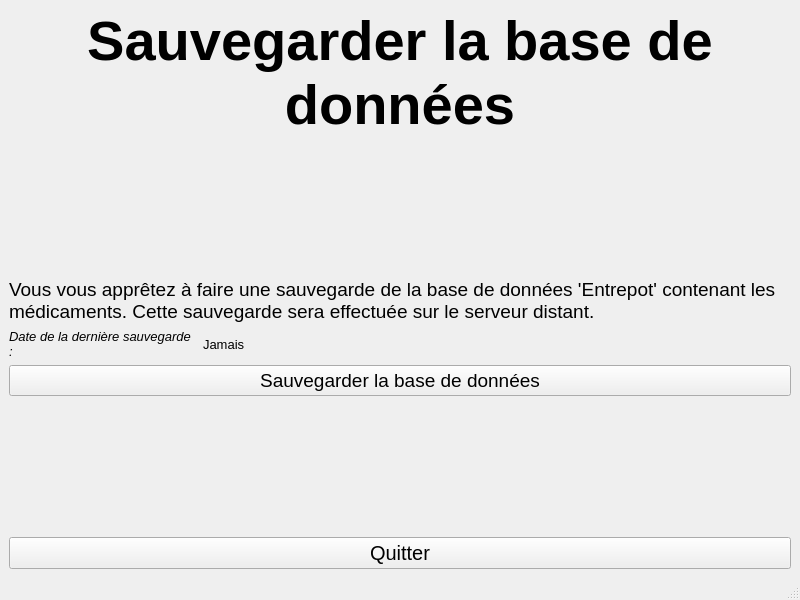
<?xml version="1.0" encoding="UTF-8"?>
<ui version="4.0">
 <class>BDDSauvegarder</class>
 <widget class="QMainWindow" name="BDDSauvegarder">
  <property name="geometry">
   <rect>
    <x>0</x>
    <y>0</y>
    <width>800</width>
    <height>600</height>
   </rect>
  </property>
  <property name="windowTitle">
   <string>PharmacieManager - Base de donneés</string>
  </property>
  <widget class="QWidget" name="centralwidget">
   <layout class="QVBoxLayout" name="verticalLayout">
    <item>
     <widget class="QLabel" name="Menu">
      <property name="font">
       <font>
        <pointsize>42</pointsize>
        <bold>true</bold>
       </font>
      </property>
      <property name="text">
       <string>Sauvegarder la base de données</string>
      </property>
      <property name="textFormat">
       <enum>Qt::TextFormat::AutoText</enum>
      </property>
      <property name="alignment">
       <set>Qt::AlignmentFlag::AlignCenter</set>
      </property>
      <property name="wordWrap">
       <bool>true</bool>
      </property>
      <property name="textInteractionFlags">
       <set>Qt::TextInteractionFlag::NoTextInteraction</set>
      </property>
     </widget>
    </item>
    <item>
     <spacer name="verticalSpacer">
      <property name="orientation">
       <enum>Qt::Orientation::Vertical</enum>
      </property>
      <property name="sizeHint" stdset="0">
       <size>
        <width>20</width>
        <height>99</height>
       </size>
      </property>
     </spacer>
    </item>
    <item>
     <widget class="QLabel" name="SauvegarderInfo">
      <property name="font">
       <font>
        <pointsize>14</pointsize>
       </font>
      </property>
      <property name="text">
       <string>Vous vous apprêtez à faire une sauvegarde de la base de données 'Entrepot' contenant les médicaments. Cette sauvegarde sera effectuée sur le serveur distant.</string>
      </property>
      <property name="wordWrap">
       <bool>true</bool>
      </property>
      <property name="textInteractionFlags">
       <set>Qt::TextInteractionFlag::NoTextInteraction</set>
      </property>
     </widget>
    </item>
    <item>
     <layout class="QHBoxLayout" name="horizontalLayout">
      <item>
       <widget class="QLabel" name="InfoDate">
        <property name="font">
         <font>
          <pointsize>10</pointsize>
          <italic>true</italic>
         </font>
        </property>
        <property name="text">
         <string>Date de la dernière sauvegarde :</string>
        </property>
        <property name="wordWrap">
         <bool>true</bool>
        </property>
        <property name="textInteractionFlags">
         <set>Qt::TextInteractionFlag::NoTextInteraction</set>
        </property>
       </widget>
      </item>
      <item>
       <widget class="QLabel" name="Date">
        <property name="font">
         <font>
          <pointsize>10</pointsize>
         </font>
        </property>
        <property name="text">
         <string>Jamais</string>
        </property>
        <property name="wordWrap">
         <bool>true</bool>
        </property>
        <property name="textInteractionFlags">
         <set>Qt::TextInteractionFlag::NoTextInteraction</set>
        </property>
       </widget>
      </item>
      <item>
       <spacer name="horizontalSpacer">
        <property name="orientation">
         <enum>Qt::Orientation::Horizontal</enum>
        </property>
        <property name="sizeType">
         <enum>QSizePolicy::Policy::Fixed</enum>
        </property>
        <property name="sizeHint" stdset="0">
         <size>
          <width>400</width>
          <height>20</height>
         </size>
        </property>
       </spacer>
      </item>
     </layout>
    </item>
    <item>
     <widget class="QPushButton" name="Sauvegarder">
      <property name="font">
       <font>
        <pointsize>14</pointsize>
       </font>
      </property>
      <property name="text">
       <string>Sauvegarder la base de données</string>
      </property>
     </widget>
    </item>
    <item>
     <spacer name="verticalSpacer_2">
      <property name="orientation">
       <enum>Qt::Orientation::Vertical</enum>
      </property>
      <property name="sizeHint" stdset="0">
       <size>
        <width>20</width>
        <height>127</height>
       </size>
      </property>
     </spacer>
    </item>
    <item>
     <widget class="QPushButton" name="Quitter">
      <property name="font">
       <font>
        <pointsize>15</pointsize>
       </font>
      </property>
      <property name="text">
       <string>Quitter</string>
      </property>
     </widget>
    </item>
   </layout>
  </widget>
  <widget class="QStatusBar" name="statusbar"/>
 </widget>
 <resources/>
 <connections/>
</ui>
